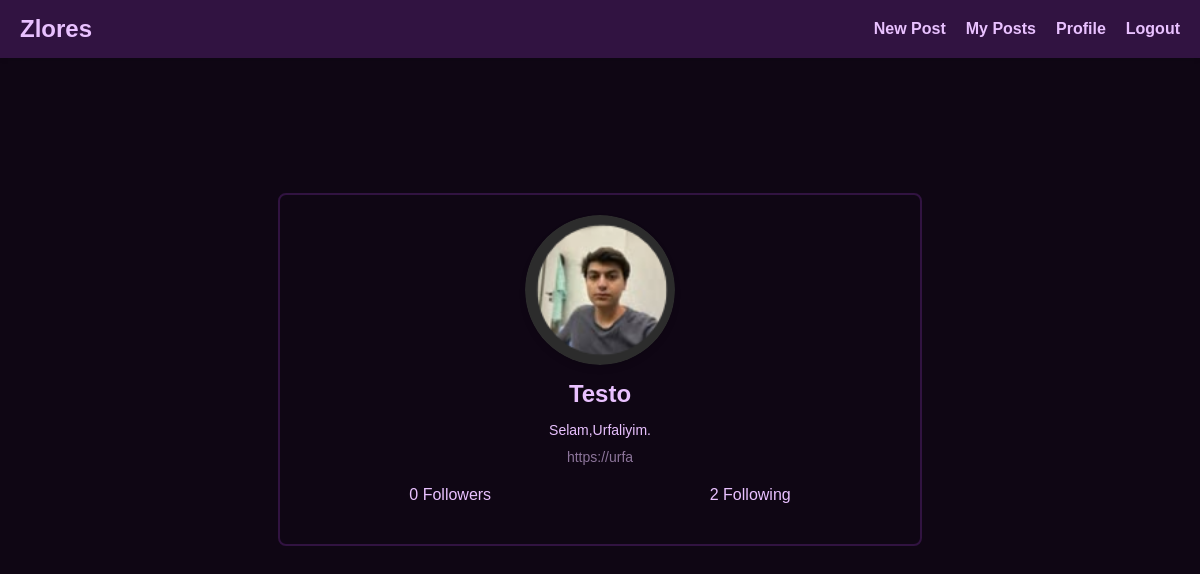
Page /userprofile/Testo/ (signed in) on the committed database.
### account/models.py (models this page shows, shortened)
class Profile(models.Model):
    user = models.OneToOneField(User, on_delete=models.CASCADE)
    bio = models.CharField(max_length=255)
    link = models.URLField(max_length=255, blank=True, null=True)
    image = models.ImageField(upload_to='profile/', blank=True, null=True, default='profile/default.jpg')
    created_at = models.DateTimeField(auto_now_add=True)
    updated_at = models.DateTimeField(auto_now=True)

### account/views.py (the view)
# urls.py: path('userprofile/<str:author>/', views.userprofile_request, name='userprofile'),
@login_required
def userprofile_request(request, author):
    user = get_object_or_404(User, username=author)
    profile = get_object_or_404(Profile, user=user)
    followers_count = Follow.objects.filter(following=user).count()
    following_count = Follow.objects.filter(follower=user).count()
    is_following = Follow.objects.filter(follower=request.user, following=user).exists()  # Takip durumu
    return render(request, 'userprofile.html', {
        'author': user,
        'profile': profile,
        'followers_count': followers_count,
        'following_count': following_count,
        'is_following': is_following,
    })

### account/templates/userprofile.html (shortened to what this page needs)
{% extends 'base.html' %}
{% load static %}
{% block styles %}
    <link rel="stylesheet" href="{% static 'css/userprofile.css' %}">
{% endblock %}
{% block content %}
<div class="profile-container">
    <div class="profile-header">
        <div class="profile-image">
            <img src="{{ profile.image.url }}" alt="{{ user.username }}'s Profile Picture">
        </div>
        <h2 class="profile-username">{{ user.username }}</h2>
        <p class="profile-bio">{{ profile.bio }}</p>
        <a class="profile-link">{{ profile.link }}</a>
    </div>
    <div class="profile-stats">
        <div>
            <span>{{ followers_count }}</span>
            <span>Followers</span>
        </div>
        <div>
            <span>{{ following_count }}</span>
            <span>Following</span>
        </div>
    </div>
</div>
{% endblock %}

### account/static/css/userprofile.css (style rules this page uses)
body { font-family: 'Arial', sans-serif; background-color: #0f0614; margin: 0; padding: 0; }
.profile-container { max-width: 600px; margin: 75px auto; background: #0f0614; border: 2px solid #311341; border-radius: 8px; padding: 20px; text-align: center; transition: background 0.6s ease, border-color 0.6s ease; }
.profile-image { width: 150px; height: 150px; overflow: hidden; border-radius: 50%; margin: 0 auto 15px; box-shadow: 0 4px 6px rgba(0, 0, 0, 0.1); }
.profile-image img { width: 100%; height: 100%; object-fit: cover; border-radius: 50%; }
.profile-username { font-size: 24px; font-weight: bold; color: #e9c1ff; margin: 10px 0; }
.profile-bio { font-size: 14px; color: #e9c1ff; margin-bottom: 10px; }
.profile-link { font-size: 14px; color: #8d759b; text-decoration: none; }
.profile-stats { display: flex; justify-content: space-around; margin: 20px 0; color: #e9c1ff; text-decoration: none; transition: color 0.6s ease }

### core/templates/base.html (style rules this page uses)
body { margin: 0; font-family: 'Arial', sans-serif; background-color: #f4f4f9; color: #333; }

### rows in the picture
Profile: image (picture), bio "Selam,Urfaliyim.", link "https://urfa"

### other values in the picture
{{ user.username }} "Testo"
{{ followers_count }} "0"
{{ following_count }} "2"
